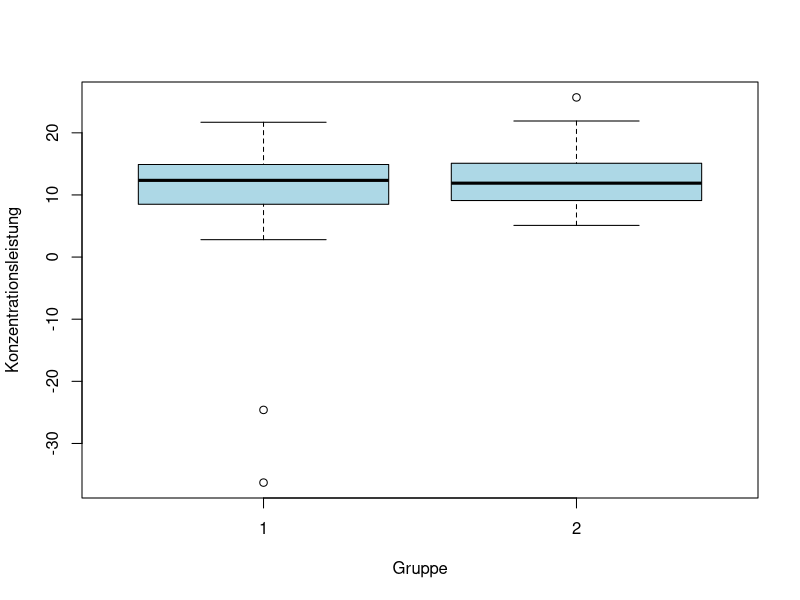

The R script that drew this image: (Note: this script raises an error after producing the figure.)
library(car)

df <- read.table("Konzentrationsdaten.txt", header=TRUE)
head(df)
dim(df)

# Überprüfung auf NA-Werte
sum(is.na(df)) # 0

# Betrachtung der Verteilung der Daten
summary(df)

boxplot(df$KL ~ df$gruppe, col = "lightblue", xlab = "Gruppe", 
        ylab = "Konzentrationsleistung")

table(AF)

# Entfernen der Zeile mit Extremwerten:
df <- df[df$id != "14",]

attach(df)

par(mar = c(4.2, 4, 1, 1), mfrow = c(2, 2)) 
hist(B, main = "", ylab = "Relative Häufigkeit", probability = TRUE) # Bearbeitungszeit
hist(AR, main = "", ylab = "Relative Häufigkeit", probability = TRUE) # Anzahl richtiger Zeichen
hist(AA, main = "", ylab = "Relative Häufigkeit", probability = TRUE) # Anzahl ausgelassener (richtiger) Zeichen
hist(KL, main = "", ylab = "Relative Häufigkeit", probability = TRUE) # Konzentrationsleistung
par(mfrow = c(1, 1)) 
table(AF)


# Entfernen der Zeile mit Extremwerten:
df <- df[df$id != "14",]

# Umwandlung der Variablen in Faktoren:
gruppe <- as.factor(gruppe) 
id <- as.factor(id)
durchgang <- as.factor(durchgang)
test_typ <- as.factor(test_typ)

detach(df)

# AUFGABE 1
# Zwei unverbundene Stichproben

df_durchgang1 <- subset(df, durchgang == 1)
durchgang1_gu_kl <- df_durchgang1[df_durchgang1$test_typ == "gu", ]$KL
durchgang1_ug_kl <- df_durchgang1[df_durchgang1$test_typ == "ug", ]$KL

# Vergleich der Konzentrationsleistung zwischen GU- und UG-Test im ersten Durchgang
boxplot(df_durchgang1$KL ~ df_durchgang1$test_typ, col = "lightblue",
        xlab = "Test Typ", ylab = "Konzentrationsleistung")

# Verteilung der Konzentrationsleistung für GU im ersten Durchgang
hist(durchgang1_gu_kl, xlab = "Konzentrationsleistung für GU", 
     ylab = "Relative Häufigkeit", probability = TRUE, main = "")

# Verteilung der Konzentrationsleistung für UG im ersten Durchgang
hist(durchgang1_ug_kl, xlab = "Konzentrationsleistung für UG", 
     ylab = "Relative Häufigkeit", probability = TRUE, main = "")

# Rechne Kolmogorov-Smirnov-Test auf Normalverteilung
# GU Test:
mu <- mean(durchgang1_gu_kl) # 11.255
sigma2 <- var(durchgang1_gu_kl) # 16.22261
ks.test(durchgang1_gu_kl, y="pnorm", mean=mu, sd=sqrt(sigma2))
# p-value = 0.6115

# UG Test:
mu <- mean(durchgang1_ug_kl) # 10.84
sigma2 <- var(durchgang1_ug_kl) # 13.36147
ks.test(durchgang1_ug_kl, y="pnorm", mean=mu, sd=sqrt(sigma2))
# p-value = 0.8863

# Wir verwerfen die H0 bei beiden Testen nicht, dass die Daten aus einer 
# N(mu, sqrt(sigma2))-Verteilung stammen -> nichts spricht dagegen, 
# dass die Daten normalverteilt sind

# Zusätzlich erstellen wir das QQ-Plot, um visuell die NV-Annahme zu überprüfen:
# QQ-Plot zur Überprüfung der Normalverteilung der Konzentrationsleistung (KL) (GU-Test)
qqnorm(durchgang1_gu_kl, main = "")
qqline(durchgang1_gu_kl, col = "red", lwd = 2)

# QQ-Plot zur Überprüfung der Normalverteilung der Konzentrationsleistung (KL) (UG-Test)
qqnorm(durchgang1_ug_kl, main = "")
qqline(durchgang1_ug_kl, col = "red", lwd = 2)
# Die Q-Q Plots zeigen, dass die Daten für beide Testgruppen (GU und UG) 
# annähernd normalverteilt sind. Die Anzahl an Beobachtungen ist aber niedrig. 

# Zusätzlich: Shapiro-Wilk-Normalitätstest verwirft die H0 auch nicht:
shapiro.test(durchgang1_gu_kl) # p-value = 0.5617
shapiro.test(durchgang1_ug_kl) # p-value = 0.3286

# Verwenden wir den t-Test zur Überprüfung der Unterschiede 
# in Konzentrationsscores zwischen GU und UG Test:
t.test(durchgang1_gu_kl, durchgang1_ug_kl)
# oder alternativ: t.test(KL ~ gruppe, data = df_durchgang1)
# p-value = 0.7348 => die Unterschiede sind nicht signifikant!


# AUFGABE 2
# Zwei verbundene Stichproben

# a) Verbesserung des Konzentrationsscores durch Wiederholungseffekt
durchgang1_kl <- df[df$durchgang == "1", ]$KL
durchgang2_kl <- df[df$durchgang == "2", ]$KL

# Verbesserung des Konzentrationsscores durch Wiederholungseffekt
boxplot(durchgang1_kl,
        durchgang2_kl,
        names = c("1. Durchgang", "2. Durchgang"),
        ylab = "KL",
        xlab = "", horizontal = FALSE, col = "lightblue")

par(mfrow = c(1, 2)) 
# Verteilung des Konzentrationsscores im 1. Durchgang
hist(durchgang1_kl, xlab = "KL für 1. Durchgang", 
     ylab = "Relative Häufigkeit", probability = TRUE, main = "")
lines(density(durchgang1_kl), col = "blue", lwd = 2)
abline(v = median(durchgang1_kl), col = "red", lwd = 2, lty = 2)
legend("topright", legend = c("Dichte", "Median"), 
       col = c("blue", "red"), lwd = 2, lty = c(1, 2), bty = "n")

# Verteilung des Konzentrationsscores im 2. Durchgang
hist(durchgang2_kl, xlab = "KL für 2. Durchgang", 
     ylab = "Relative Häufigkeit", probability = TRUE, main = "", breaks = 9)
lines(density(durchgang2_kl), col = "blue", lwd = 2)
abline(v = median(durchgang2_kl), col = "red", lwd = 2, lty = 2)
legend("topright", legend = c("Dichte", "Median"), 
       col = c("blue", "red"), lwd = 2, lty = c(1, 2), bty = "n")
par(mfrow = c(1, 1)) 

differences <- durchgang2_kl - durchgang1_kl

mu <- mean(differences) # 2.7125
sigma2 <- var(differences) # 10.26369

ks.test(differences, y="pnorm", mean=mu, sd=sqrt(sigma2)) 
# p-value = 0.676 => wir können die H0 beibehalten

# Zusätlich:
shapiro.test(differences) # p-value = 0.1214 => H0 wird beibehalten

# QQ-Plot der Differenzen im Konzentrationsscore
qqnorm(differences, main="")
qqline(differences, col = "red", lwd = 2)
# Differenzen sind normalverteilt => wir können t-test verwenden

# t.test(zweiter_durchgang_kl, erster_durchgang_kl, paired = TRUE, alternative = "greater")
t.test(differences, alternative = "greater")
# p-value = 2.033e-06, wir lehnen H0 ab => entscheiden für H1 (2. Durchgang > 1. Durchgang)
# => die Konzentrationsscore verbessert sich durch einen Wiederholungseffekt

# b) Verbesserung der Bearbeitungszeit durch Wiederholungseffekt
durchgang1_zeit <- df[df$durchgang == "1", ]$B
durchgang2_zeit <- df[df$durchgang == "2", ]$B

# Verbesserung des Bearbeitungszeit durch Wiederholungseffekt
boxplot(durchgang1_zeit,
        durchgang2_zeit,
        names = c("1. Durchgang", "2. Durchgang"),
        ylab = "Bearbeitungzeit",
        xlab = "", horizontal = FALSE, col = "lightblue")

par(mfrow = c(1, 2)) 
# Verteilung des Bearbeitungszeit im 1. Durchgang
hist(durchgang1_zeit, xlab = "Bearbeitungszeit für 1. Durchgang", 
     ylab = "Relative Häufigkeit", probability = TRUE, 
     main = "")
lines(density(durchgang1_zeit), col = "blue", lwd = 2)
abline(v = median(durchgang1_zeit), col = "red", lwd = 2, lty = 2)
legend("topright", legend = c("Dichte", "Median"), 
       col = c("blue", "red"), lwd = 2, lty = c(1, 2), bty = "n")

# Verteilung des Bearbeitungszeit im 2. Durchgang
hist(durchgang2_zeit, xlab = "Bearbeitungszeit für 2. Durchgang", 
     ylab = "Relative Häufigkeit", probability = TRUE, 
     main = "")
lines(density(durchgang2_zeit), col = "blue", lwd = 2)
abline(v = median(durchgang2_zeit), col = "red", lwd = 2, lty = 2)
legend("topright", legend = c("Dichte", "Median"), 
       col = c("blue", "red"), lwd = 2, lty = c(1, 2), bty = "n")
par(mfrow = c(1, 1)) 

differences <- durchgang2_zeit - durchgang1_zeit

mu <- mean(differences) # -16.8175
sigma2 <- var(differences) # 635.8917

ks.test(differences, y="pnorm", mean=mu, sd=sqrt(sigma2))
# p-value = 0.4376 => wir lehnen H0 nicht ab

# Zusätlich:
shapiro.test(differences) # p-value = 0.1187=> H0 wird beibehalten

# QQ-Plot der Differenzen im Bearbeitungszeit
qqnorm(differences, main="")
qqline(differences, col = "red", lwd = 2)
# Differenzen sind normalverteilt => wir können t-test verwenden

# t.test(durchgang2_zeit, durchgang1_zeit, paired = TRUE, alternative = "less")
t.test(differences, alternative = "less")
# p-value = 7.098e-05 => wie lehnen H0 ab => die Bearbeitungszeit hat sich verbessert 


# AUFGABE 3
# Ist eine potentielle Verbesserung des Konzentrationsscores durch Wiederholung 
# größer, wenn exakt der gleiche Test wiederholt wird (Gruppe 1) im Vergleich 
# dazu, dass von UG auf GU gewechselt wird (Gruppe 2)?

# Gruppe 1:
gruppe1_durchgang1_kl <- df[df$gruppe == "1" & df$durchgang == "1", ]$KL
gruppe1_durchgang2_kl <- df[df$gruppe == "1" & df$durchgang == "2", ]$KL

differences1 <- gruppe1_durchgang2_kl - gruppe1_durchgang1_kl

mu <- mean(differences1) # 2.31
sigma2 <- var(differences1) # 9.942

ks.test(differences1, y="pnorm", mean=mu, sd=sqrt(sigma2))
# p-value = 0.9548 => wir lehnen H0 nicht ab

# Zusätlich:
shapiro.test(differences1) # p-value = 0.2586 => H0 wird beibehalten

# QQ-Plot der Differenzen in Konzentrationsscores für die 1. Gruppe
qqnorm(differences1, main="")
qqline(differences1, col = "red", lwd = 2)
# Differenzen sind normalverteilt => wir können t-test verwenden

t.test(gruppe1_durchgang2_kl, gruppe1_durchgang1_kl, paired = TRUE, alternative = "greater")
t.test(differences1, alternative = "greater")
# p-value = 0.001986 => die Differenzen sind signifikant, KL verbessert sich

# Gruppe 2:
gruppe2_durchgang1_kl <- df[df$gruppe == "2" & df$durchgang == "1", ]$KL
gruppe2_durchgang2_kl <- df[df$gruppe == "2" & df$durchgang == "2", ]$KL

differences2 <- gruppe2_durchgang2_kl - gruppe2_durchgang1_kl

mu <- mean(differences2) # 3.115
sigma2 <- var(differences2) # 10.7845

ks.test(differences2, y="pnorm", mean=mu, sd=sqrt(sigma2))
# p-value = 0.9467 => wir lehnen H0 nicht ab

# Zusätlich:
shapiro.test(differences2) # p-value = 0.6598 => H0 wird beibehalten

# QQ-Plot der Differenzen in Konzentrationsscores für die 2. Gruppe
qqnorm(differences2, main="")
qqline(differences2, col = "red", lwd = 2)
# Differenzen sind normalverteilt => wir können t-test verwenden

t.test(gruppe2_durchgang2_kl, gruppe2_durchgang1_kl, paired = TRUE, alternative = "greater")
t.test(differences2, alternative = "greater")
# p-value = 0.0002205 => die Differenzen sind signifikant, KL verbessert sich

t.test(differences1, differences2, alternative = "greater")
# p-value = 0.783
# Ja, die Verbesserung des Konzentrationsscores ist größer, wenn derselbe Test 
# wiederholt wird (Gruppe 1) im Vergleich zum Wechsel von UG zu GU (Gruppe 2)
